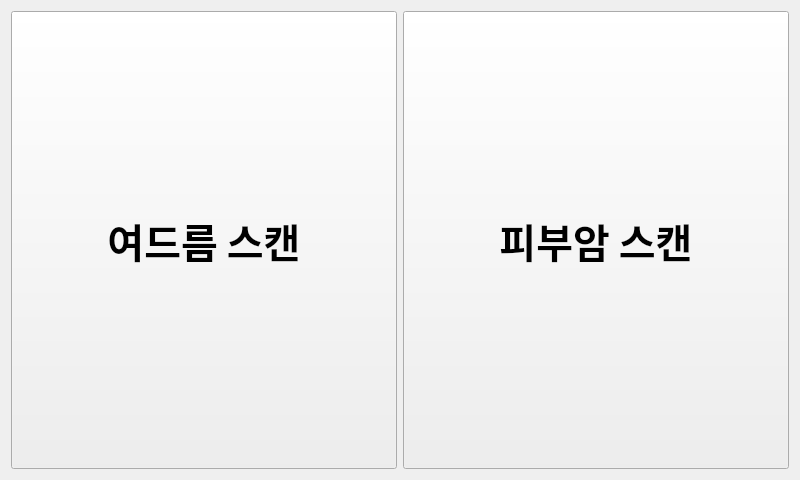
<?xml version="1.0" encoding="UTF-8"?>
<ui version="4.0">
 <class>scan_sel_window</class>
 <widget class="QWidget" name="scan_sel_window">
  <property name="geometry">
   <rect>
    <x>0</x>
    <y>0</y>
    <width>800</width>
    <height>480</height>
   </rect>
  </property>
  <property name="sizePolicy">
   <sizepolicy hsizetype="Expanding" vsizetype="Expanding">
    <horstretch>0</horstretch>
    <verstretch>0</verstretch>
   </sizepolicy>
  </property>
  <property name="minimumSize">
   <size>
    <width>400</width>
    <height>240</height>
   </size>
  </property>
  <property name="font">
   <font>
    <stylestrategy>PreferDefault</stylestrategy>
   </font>
  </property>
  <property name="windowTitle">
   <string>스캔 종류 선택</string>
  </property>
  <property name="autoFillBackground">
   <bool>false</bool>
  </property>
  <property name="styleSheet">
   <string notr="true"/>
  </property>
  <layout class="QGridLayout" name="gridLayout">
   <item row="1" column="2">
    <widget class="QPushButton" name="cancer_scan_btn">
     <property name="sizePolicy">
      <sizepolicy hsizetype="Preferred" vsizetype="Expanding">
       <horstretch>0</horstretch>
       <verstretch>0</verstretch>
      </sizepolicy>
     </property>
     <property name="font">
      <font>
       <family>맑은 고딕</family>
       <pointsize>30</pointsize>
       <weight>75</weight>
       <bold>true</bold>
       <stylestrategy>PreferDefault</stylestrategy>
      </font>
     </property>
     <property name="text">
      <string>피부암 스캔</string>
     </property>
    </widget>
   </item>
   <item row="1" column="1">
    <widget class="QPushButton" name="acne_scan_btn">
     <property name="sizePolicy">
      <sizepolicy hsizetype="Preferred" vsizetype="Expanding">
       <horstretch>0</horstretch>
       <verstretch>0</verstretch>
      </sizepolicy>
     </property>
     <property name="font">
      <font>
       <family>맑은 고딕</family>
       <pointsize>30</pointsize>
       <weight>75</weight>
       <bold>true</bold>
       <stylestrategy>PreferDefault</stylestrategy>
      </font>
     </property>
     <property name="cursor">
      <cursorShape>ArrowCursor</cursorShape>
     </property>
     <property name="autoFillBackground">
      <bool>true</bool>
     </property>
     <property name="text">
      <string>여드름 스캔</string>
     </property>
    </widget>
   </item>
  </layout>
 </widget>
 <resources/>
 <connections/>
</ui>
